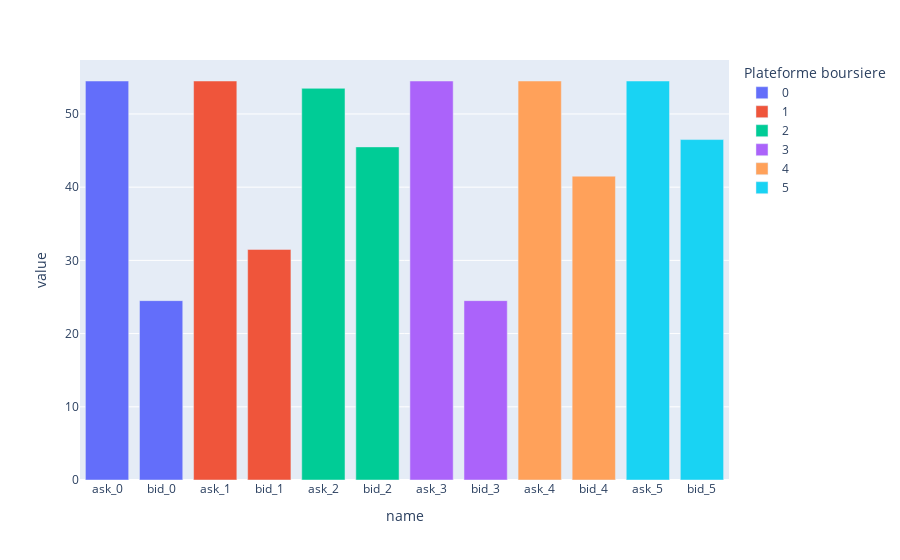

Here is the notebook cell this chart was saved with:
### Code cell
import plotly.express as px

fig = px.bar(onlyAskAndBid, x='name', y='value',color="venue", labels={"venue":"Plateforme boursiere"})
fig.show()

### Figure 1 — Plotly figure (JSON) as saved in the notebook; plotly's stock layout.template omitted (floating-point values rounded to 4 significant figures)
{"data": [{"alignmentgroup": "True", "hovertemplate": "Plateforme boursiere=0<br>name=%{x}<br>value=%{y}<extra></extra>", "legendgroup": "0", "marker": {"color": "#636efa"}, "name": "0", "offsetgroup": "0", "orientation": "v", "showlegend": true, "textposition": "auto", "type": "bar", "x": ["ask_0", "bid_0"], "xaxis": "x", "y": [54.5, 24.5], "yaxis": "y"}, {"alignmentgroup": "True", "hovertemplate": "Plateforme boursiere=1<br>name=%{x}<br>value=%{y}<extra></extra>", "legendgroup": "1", "marker": {"color": "#EF553B"}, "name": "1", "offsetgroup": "1", "orientation": "v", "showlegend": true, "textposition": "auto", "type": "bar", "x": ["ask_1", "bid_1"], "xaxis": "x", "y": [54.5, 31.5], "yaxis": "y"}, {"alignmentgroup": "True", "hovertemplate": "Plateforme boursiere=2<br>name=%{x}<br>value=%{y}<extra></extra>", "legendgroup": "2", "marker": {"color": "#00cc96"}, "name": "2", "offsetgroup": "2", "orientation": "v", "showlegend": true, "textposition": "auto", "type": "bar", "x": ["ask_2", "bid_2"], "xaxis": "x", "y": [53.5, 45.5], "yaxis": "y"}, {"alignmentgroup": "True", "hovertemplate": "Plateforme boursiere=3<br>name=%{x}<br>value=%{y}<extra></extra>", "legendgroup": "3", "marker": {"color": "#ab63fa"}, "name": "3", "offsetgroup": "3", "orientation": "v", "showlegend": true, "textposition": "auto", "type": "bar", "x": ["ask_3", "bid_3"], "xaxis": "x", "y": [54.5, 24.5], "yaxis": "y"}, {"alignmentgroup": "True", "hovertemplate": "Plateforme boursiere=4<br>name=%{x}<br>value=%{y}<extra></extra>", "legendgroup": "4", "marker": {"color": "#FFA15A"}, "name": "4", "offsetgroup": "4", "orientation": "v", "showlegend": true, "textposition": "auto", "type": "bar", "x": ["ask_4", "bid_4"], "xaxis": "x", "y": [54.5, 41.5], "yaxis": "y"}, {"alignmentgroup": "True", "hovertemplate": "Plateforme boursiere=5<br>name=%{x}<br>value=%{y}<extra></extra>", "legendgroup": "5", "marker": {"color": "#19d3f3"}, "name": "5", "offsetgroup": "5", "orientation": "v", "showlegend": true, "textposition": "auto", "type": "bar", "x": ["ask_5", "bid_5"], "xaxis": "x", "y": [54.5, 46.5], "yaxis": "y"}], "layout": {"barmode": "relative", "legend": {"title": {"text": "Plateforme boursiere"}, "tracegroupgap": 0}, "margin": {"t": 60}, "xaxis": {"anchor": "y", "domain": [0, 1], "title": {"text": "name"}}, "yaxis": {"anchor": "x", "domain": [0, 1], "title": {"text": "value"}}}}
